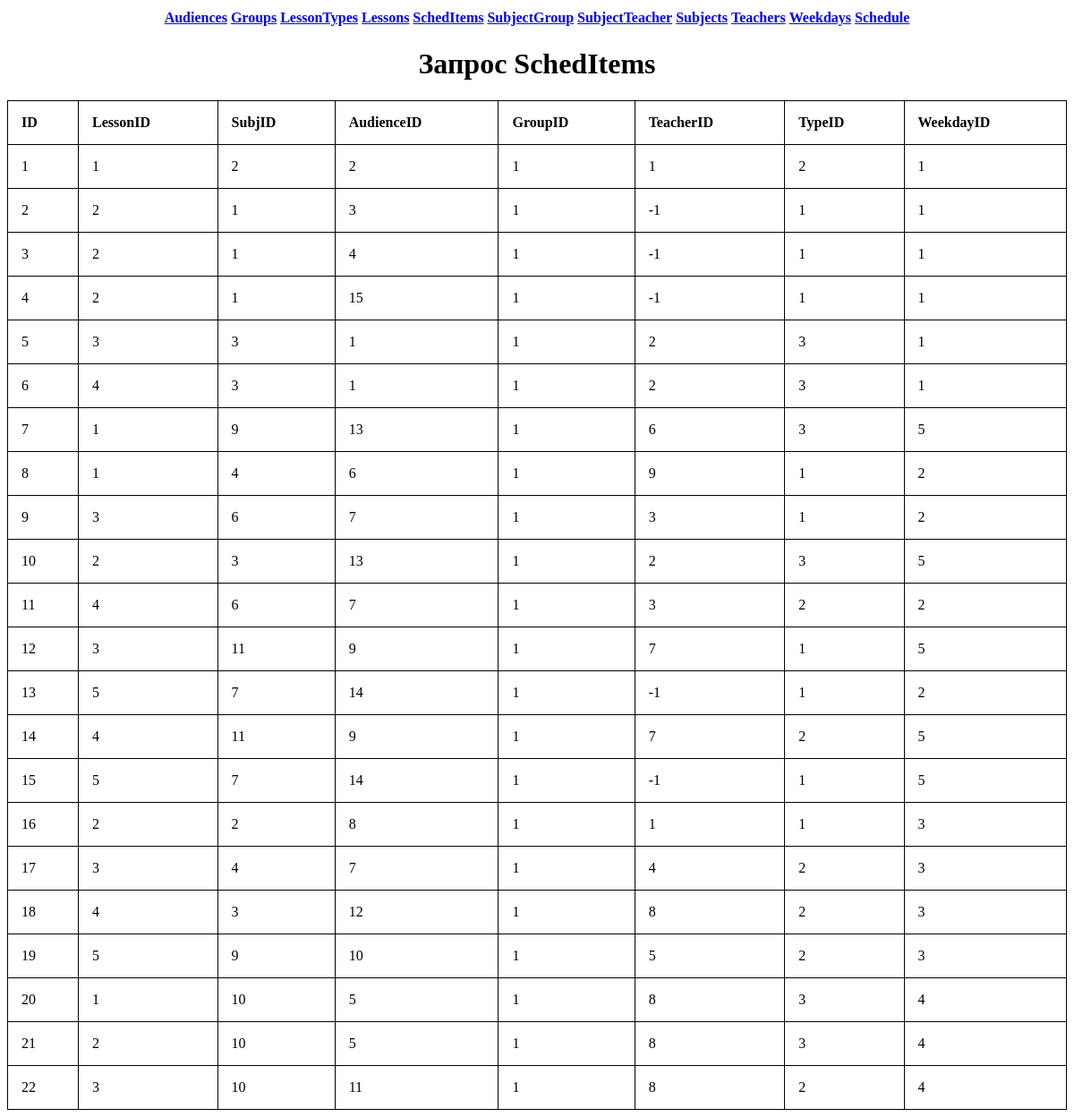
The page /table/SchedItems on the database as committed earlier.
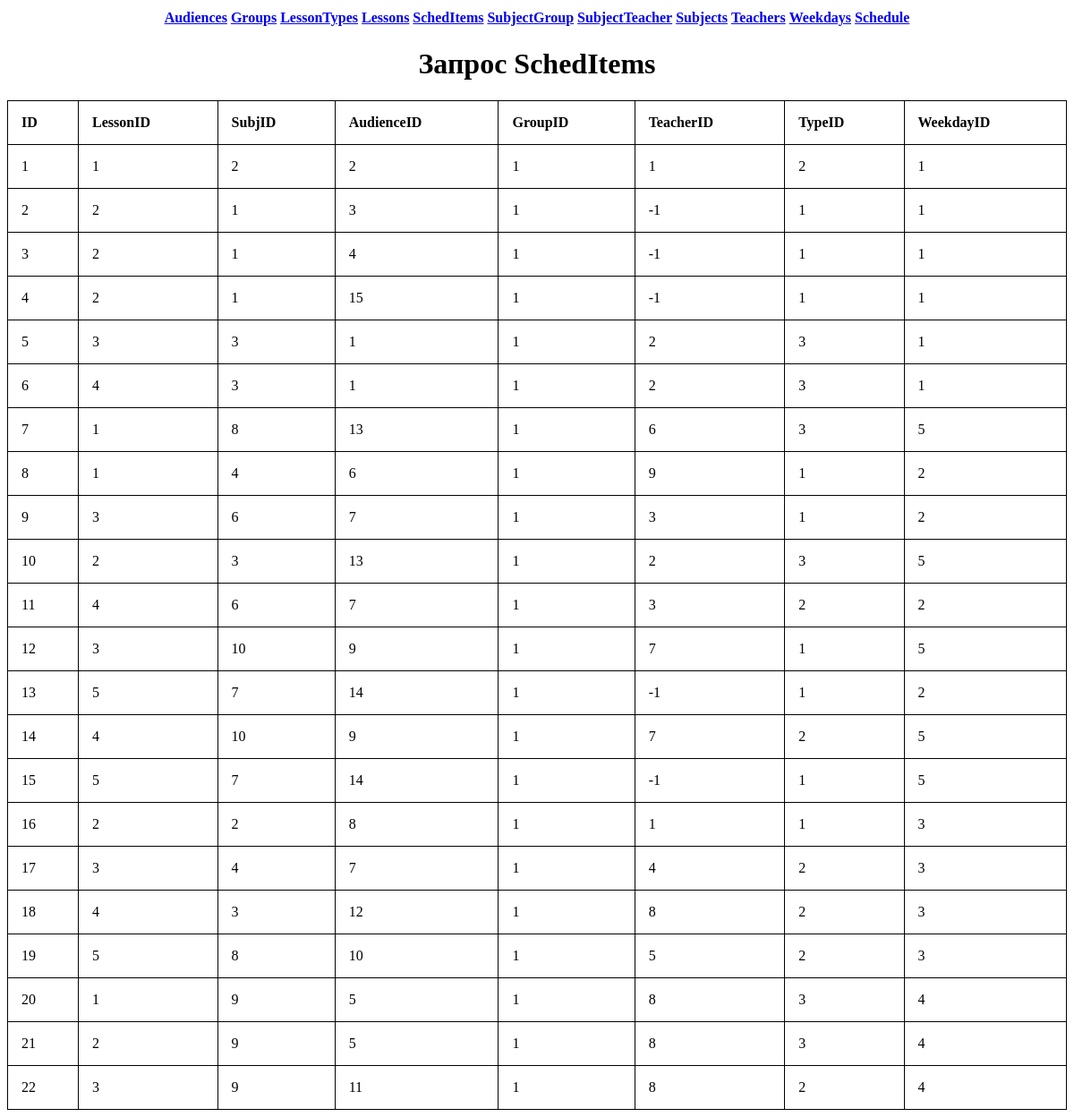
The same page on the database as committed later.
### tables this page shows
CREATE TABLE `SchedItems` ( `ID` INTEGER NOT NULL DEFAULT -1, `LessonID` INTEGER, `SubjID` INTEGER, `AudienceID` INTEGER, `GroupID` INTEGER, `TeacherID` INTEGER, `TypeID` INTEGER, `WeekdayID` INTEGER );

### mainpage.py (the view)
@app.route("/table/<table>", methods=["GET", "POST"])
def open(table="Audiences"):
	heading, gen, name = generating_table(table)
	return load_page("start.html", heading=heading, name=name, table=gen)

### mainpage.py (called while the page is built, shortened)
def load_page(page, **kwargs):
	return render_template(page, items=[i[1] for i in tables+custom_tables], **kwargs)

def gen_items(table=[]):
	items = []
	for i in table:
		items.append('<td id="elem">'+'</td><td id="elem">'.join([str(k) for k in i])+"</td>")
	return items

def generating_table(table_name=tables[0][1]):
	tabl = [i[1] for i in tables]
	custom = [i[1] for i in custom_tables]
	if table_name in tabl:
		cursr.execute("PRAGMA table_info(%s)"%table_name)
		header = []
		for i in cursr.fetchall():
			header.append(i[1])
		cursr.execute("SELECT * FROM "+table_name)
		items = []
		for i in cursr.fetchall():
			items.append(i)
	return header, gen_items(items), table_name

### templates/start.html (shortened to what this page needs)
<head>
	<link rel="stylesheet" href="../static/css/style.css">
</head>
<body>
	<center>
		<form name="Bases" action="/" method='GET'>
			<table>
				<tr>
				{% for item in items %}
					<th><a href="/table/{{ item }}">{{ item }}</a></th>
				{% endfor %}
				</tr>
			</table>
		</form>
		{% if name %}
			<h1>Запрос {{ name }}</h1>
			<table id="tab">
				<tr id="elem">
				{% for title in heading %}
					<th id="elem">{{ title|safe }}</th>
				{% endfor %}
				</tr>
				{% for items in table %}
				<tr id="elem">
					{{ items|safe }}
				</tr>
				{% endfor %}
			</table>
		{% else %}
			<h1>Данная страница пуста</h1>
		{% endif %}
	</center>
</body>

### static/css/style.css (style rules this page uses)
#tab { border: 1px solid; text-align: left; border-collapse: collapse; width: 100%; }
#elem { border: 1px solid; text-align: left; padding: 15px; }

Rows that differ between the two databases and show on the page:
changed SchedItems (number 3 of 18 on the later page): WeekdayID "7 1 9 13 1 6 3 5" → "7 1 8 13 1 6 3 5"
changed SchedItems (number 8 of 18 on the later page): WeekdayID "12 3 11 9 1 7 1 5" → "12 3 10 9 1 7 1 5"
changed SchedItems (number 10 of 18 on the later page): WeekdayID "14 4 11 9 1 7 2 5" → "14 4 10 9 1 7 2 5"
changed SchedItems (number 15 of 18 on the later page): WeekdayID "19 5 9 10 1 5 2 3" → "19 5 8 10 1 5 2 3"
changed SchedItems (number 16 of 18 on the later page): WeekdayID "20 1 10 5 1 8 3 4" → "20 1 9 5 1 8 3 4"
changed SchedItems (number 17 of 18 on the later page): WeekdayID "21 2 10 5 1 8 3 4" → "21 2 9 5 1 8 3 4"
changed SchedItems (number 18 of 18 on the later page): WeekdayID "22 3 10 11 1 8 2 4" → "22 3 9 11 1 8 2 4"
